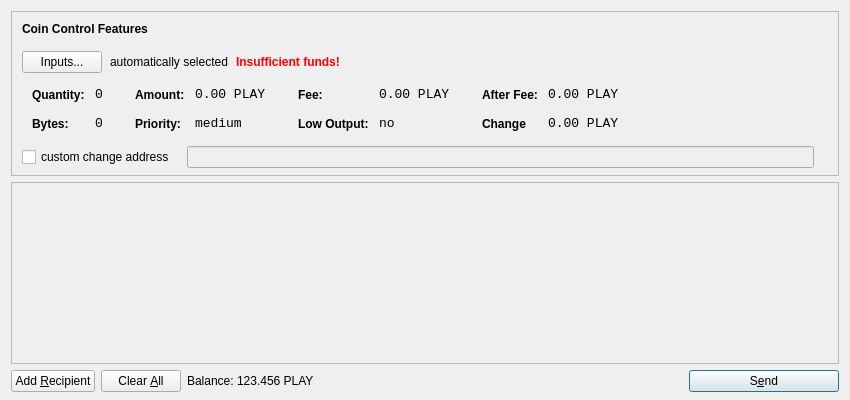
<?xml version="1.0" encoding="UTF-8"?>
<ui version="4.0">
 <class>SendCoinsDialog</class>
 <widget class="QDialog" name="SendCoinsDialog">
  <property name="geometry">
   <rect>
    <x>0</x>
    <y>0</y>
    <width>850</width>
    <height>400</height>
   </rect>
  </property>
  <property name="windowTitle">
   <string>Send Coins</string>
  </property>
  <layout class="QVBoxLayout" name="verticalLayout" stretch="0,1,0">
   <property name="bottomMargin">
    <number>8</number>
   </property>
   <item>
    <widget class="QFrame" name="frameCoinControl">
     <property name="sizePolicy">
      <sizepolicy hsizetype="Expanding" vsizetype="Expanding">
       <horstretch>0</horstretch>
       <verstretch>0</verstretch>
      </sizepolicy>
     </property>
     <property name="maximumSize">
      <size>
       <width>16777215</width>
       <height>16777215</height>
      </size>
     </property>
     <property name="frameShape">
      <enum>QFrame::StyledPanel</enum>
     </property>
     <property name="frameShadow">
      <enum>QFrame::Sunken</enum>
     </property>
     <layout class="QVBoxLayout" name="verticalLayoutCoinControl2">
      <property name="spacing">
       <number>-1</number>
      </property>
      <property name="leftMargin">
       <number>0</number>
      </property>
      <property name="topMargin">
       <number>0</number>
      </property>
      <property name="rightMargin">
       <number>0</number>
      </property>
      <property name="bottomMargin">
       <number>6</number>
      </property>
      <item>
       <layout class="QVBoxLayout" name="verticalLayoutCoinControl" stretch="0,0,0,0,1">
        <property name="spacing">
         <number>0</number>
        </property>
        <property name="leftMargin">
         <number>10</number>
        </property>
        <property name="topMargin">
         <number>10</number>
        </property>
        <item>
         <layout class="QHBoxLayout" name="horizontalLayoutCoinControl1">
          <property name="bottomMargin">
           <number>15</number>
          </property>
          <item>
           <widget class="QLabel" name="labelCoinControlFeatures">
            <property name="sizePolicy">
             <sizepolicy hsizetype="Preferred" vsizetype="Maximum">
              <horstretch>0</horstretch>
              <verstretch>0</verstretch>
             </sizepolicy>
            </property>
            <property name="font">
             <font>
              <weight>75</weight>
              <bold>true</bold>
             </font>
            </property>
            <property name="styleSheet">
             <string notr="true">font-weight:bold;</string>
            </property>
            <property name="text">
             <string>Coin Control Features</string>
            </property>
           </widget>
          </item>
         </layout>
        </item>
        <item>
         <layout class="QHBoxLayout" name="horizontalLayoutCoinControl2" stretch="0,0,0,0">
          <property name="spacing">
           <number>8</number>
          </property>
          <property name="bottomMargin">
           <number>10</number>
          </property>
          <item>
           <widget class="QPushButton" name="pushButtonCoinControl">
            <property name="styleSheet">
             <string notr="true"/>
            </property>
            <property name="text">
             <string>Inputs...</string>
            </property>
           </widget>
          </item>
          <item>
           <widget class="QLabel" name="labelCoinControlAutomaticallySelected">
            <property name="text">
             <string>automatically selected</string>
            </property>
            <property name="margin">
             <number>5</number>
            </property>
           </widget>
          </item>
          <item>
           <widget class="QLabel" name="labelCoinControlInsuffFunds">
            <property name="font">
             <font>
              <weight>75</weight>
              <bold>true</bold>
             </font>
            </property>
            <property name="styleSheet">
             <string notr="true">color:red;font-weight:bold;</string>
            </property>
            <property name="text">
             <string>Insufficient funds!</string>
            </property>
            <property name="margin">
             <number>5</number>
            </property>
           </widget>
          </item>
          <item>
           <spacer name="horizontalSpacerCoinControl">
            <property name="orientation">
             <enum>Qt::Horizontal</enum>
            </property>
            <property name="sizeHint" stdset="0">
             <size>
              <width>40</width>
              <height>1</height>
             </size>
            </property>
           </spacer>
          </item>
         </layout>
        </item>
        <item>
         <widget class="QWidget" name="widgetCoinControl" native="true">
          <property name="sizePolicy">
           <sizepolicy hsizetype="Preferred" vsizetype="Preferred">
            <horstretch>0</horstretch>
            <verstretch>0</verstretch>
           </sizepolicy>
          </property>
          <property name="minimumSize">
           <size>
            <width>0</width>
            <height>0</height>
           </size>
          </property>
          <property name="styleSheet">
           <string notr="true"/>
          </property>
          <layout class="QHBoxLayout" name="horizontalLayoutCoinControl5">
           <property name="margin">
            <number>0</number>
           </property>
           <item>
            <layout class="QHBoxLayout" name="horizontalLayoutCoinControl3" stretch="0,0,0,1">
             <property name="spacing">
              <number>20</number>
             </property>
             <property name="topMargin">
              <number>0</number>
             </property>
             <property name="bottomMargin">
              <number>10</number>
             </property>
             <item>
              <layout class="QFormLayout" name="formLayoutCoinControl1">
               <property name="horizontalSpacing">
                <number>10</number>
               </property>
               <property name="verticalSpacing">
                <number>14</number>
               </property>
               <property name="leftMargin">
                <number>10</number>
               </property>
               <property name="topMargin">
                <number>4</number>
               </property>
               <property name="rightMargin">
                <number>6</number>
               </property>
               <item row="0" column="0">
                <widget class="QLabel" name="labelCoinControlQuantityText">
                 <property name="styleSheet">
                  <string notr="true">font-weight:bold;</string>
                 </property>
                 <property name="text">
                  <string>Quantity:</string>
                 </property>
                 <property name="margin">
                  <number>0</number>
                 </property>
                </widget>
               </item>
               <item row="0" column="1">
                <widget class="QLabel" name="labelCoinControlQuantity">
                 <property name="font">
                  <font>
                   <family>Monospace</family>
                   <pointsize>10</pointsize>
                  </font>
                 </property>
                 <property name="cursor">
                  <cursorShape>IBeamCursor</cursorShape>
                 </property>
                 <property name="contextMenuPolicy">
                  <enum>Qt::ActionsContextMenu</enum>
                 </property>
                 <property name="text">
                  <string>0</string>
                 </property>
                 <property name="margin">
                  <number>0</number>
                 </property>
                 <property name="textInteractionFlags">
                  <set>Qt::LinksAccessibleByMouse|Qt::TextSelectableByKeyboard|Qt::TextSelectableByMouse</set>
                 </property>
                </widget>
               </item>
               <item row="1" column="0">
                <widget class="QLabel" name="labelCoinControlBytesText">
                 <property name="styleSheet">
                  <string notr="true">font-weight:bold;</string>
                 </property>
                 <property name="text">
                  <string>Bytes:</string>
                 </property>
                </widget>
               </item>
               <item row="1" column="1">
                <widget class="QLabel" name="labelCoinControlBytes">
                 <property name="font">
                  <font>
                   <family>Monospace</family>
                   <pointsize>10</pointsize>
                  </font>
                 </property>
                 <property name="cursor">
                  <cursorShape>IBeamCursor</cursorShape>
                 </property>
                 <property name="contextMenuPolicy">
                  <enum>Qt::ActionsContextMenu</enum>
                 </property>
                 <property name="text">
                  <string>0</string>
                 </property>
                 <property name="textInteractionFlags">
                  <set>Qt::LinksAccessibleByMouse|Qt::TextSelectableByKeyboard|Qt::TextSelectableByMouse</set>
                 </property>
                </widget>
               </item>
              </layout>
             </item>
             <item>
              <layout class="QFormLayout" name="formLayoutCoinControl2">
               <property name="horizontalSpacing">
                <number>10</number>
               </property>
               <property name="verticalSpacing">
                <number>14</number>
               </property>
               <property name="leftMargin">
                <number>6</number>
               </property>
               <property name="topMargin">
                <number>4</number>
               </property>
               <property name="rightMargin">
                <number>6</number>
               </property>
               <item row="0" column="0">
                <widget class="QLabel" name="labelCoinControlAmountText">
                 <property name="styleSheet">
                  <string notr="true">font-weight:bold;</string>
                 </property>
                 <property name="text">
                  <string>Amount:</string>
                 </property>
                 <property name="margin">
                  <number>0</number>
                 </property>
                </widget>
               </item>
               <item row="0" column="1">
                <widget class="QLabel" name="labelCoinControlAmount">
                 <property name="font">
                  <font>
                   <family>Monospace</family>
                   <pointsize>10</pointsize>
                  </font>
                 </property>
                 <property name="cursor">
                  <cursorShape>IBeamCursor</cursorShape>
                 </property>
                 <property name="contextMenuPolicy">
                  <enum>Qt::ActionsContextMenu</enum>
                 </property>
                 <property name="text">
                  <string>0.00 PLAY</string>
                 </property>
                 <property name="textInteractionFlags">
                  <set>Qt::LinksAccessibleByMouse|Qt::TextSelectableByKeyboard|Qt::TextSelectableByMouse</set>
                 </property>
                </widget>
               </item>
               <item row="1" column="0">
                <widget class="QLabel" name="labelCoinControlPriorityText">
                 <property name="styleSheet">
                  <string notr="true">font-weight:bold;</string>
                 </property>
                 <property name="text">
                  <string>Priority:</string>
                 </property>
                </widget>
               </item>
               <item row="1" column="1">
                <widget class="QLabel" name="labelCoinControlPriority">
                 <property name="font">
                  <font>
                   <family>Monospace</family>
                   <pointsize>10</pointsize>
                  </font>
                 </property>
                 <property name="cursor">
                  <cursorShape>IBeamCursor</cursorShape>
                 </property>
                 <property name="contextMenuPolicy">
                  <enum>Qt::ActionsContextMenu</enum>
                 </property>
                 <property name="text">
                  <string>medium</string>
                 </property>
                 <property name="textInteractionFlags">
                  <set>Qt::LinksAccessibleByMouse|Qt::TextSelectableByKeyboard|Qt::TextSelectableByMouse</set>
                 </property>
                </widget>
               </item>
              </layout>
             </item>
             <item>
              <layout class="QFormLayout" name="formLayoutCoinControl3">
               <property name="horizontalSpacing">
                <number>10</number>
               </property>
               <property name="verticalSpacing">
                <number>14</number>
               </property>
               <property name="leftMargin">
                <number>6</number>
               </property>
               <property name="topMargin">
                <number>4</number>
               </property>
               <property name="rightMargin">
                <number>6</number>
               </property>
               <item row="0" column="0">
                <widget class="QLabel" name="labelCoinControlFeeText">
                 <property name="styleSheet">
                  <string notr="true">font-weight:bold;</string>
                 </property>
                 <property name="text">
                  <string>Fee:</string>
                 </property>
                 <property name="margin">
                  <number>0</number>
                 </property>
                </widget>
               </item>
               <item row="0" column="1">
                <widget class="QLabel" name="labelCoinControlFee">
                 <property name="font">
                  <font>
                   <family>Monospace</family>
                   <pointsize>10</pointsize>
                  </font>
                 </property>
                 <property name="cursor">
                  <cursorShape>IBeamCursor</cursorShape>
                 </property>
                 <property name="contextMenuPolicy">
                  <enum>Qt::ActionsContextMenu</enum>
                 </property>
                 <property name="text">
                  <string>0.00 PLAY</string>
                 </property>
                 <property name="textInteractionFlags">
                  <set>Qt::LinksAccessibleByMouse|Qt::TextSelectableByKeyboard|Qt::TextSelectableByMouse</set>
                 </property>
                </widget>
               </item>
               <item row="1" column="0">
                <widget class="QLabel" name="labelCoinControlLowOutputText">
                 <property name="styleSheet">
                  <string notr="true">font-weight:bold;</string>
                 </property>
                 <property name="text">
                  <string>Low Output:</string>
                 </property>
                </widget>
               </item>
               <item row="1" column="1">
                <widget class="QLabel" name="labelCoinControlLowOutput">
                 <property name="font">
                  <font>
                   <family>Monospace</family>
                   <pointsize>10</pointsize>
                  </font>
                 </property>
                 <property name="cursor">
                  <cursorShape>IBeamCursor</cursorShape>
                 </property>
                 <property name="contextMenuPolicy">
                  <enum>Qt::ActionsContextMenu</enum>
                 </property>
                 <property name="text">
                  <string>no</string>
                 </property>
                 <property name="textInteractionFlags">
                  <set>Qt::LinksAccessibleByMouse|Qt::TextSelectableByKeyboard|Qt::TextSelectableByMouse</set>
                 </property>
                </widget>
               </item>
              </layout>
             </item>
             <item>
              <layout class="QFormLayout" name="formLayoutCoinControl4">
               <property name="horizontalSpacing">
                <number>10</number>
               </property>
               <property name="verticalSpacing">
                <number>14</number>
               </property>
               <property name="leftMargin">
                <number>6</number>
               </property>
               <property name="topMargin">
                <number>4</number>
               </property>
               <property name="rightMargin">
                <number>6</number>
               </property>
               <item row="0" column="0">
                <widget class="QLabel" name="labelCoinControlAfterFeeText">
                 <property name="styleSheet">
                  <string notr="true">font-weight:bold;</string>
                 </property>
                 <property name="text">
                  <string>After Fee:</string>
                 </property>
                 <property name="margin">
                  <number>0</number>
                 </property>
                </widget>
               </item>
               <item row="0" column="1">
                <widget class="QLabel" name="labelCoinControlAfterFee">
                 <property name="font">
                  <font>
                   <family>Monospace</family>
                   <pointsize>10</pointsize>
                  </font>
                 </property>
                 <property name="cursor">
                  <cursorShape>IBeamCursor</cursorShape>
                 </property>
                 <property name="contextMenuPolicy">
                  <enum>Qt::ActionsContextMenu</enum>
                 </property>
                 <property name="text">
                  <string>0.00 PLAY</string>
                 </property>
                 <property name="textInteractionFlags">
                  <set>Qt::LinksAccessibleByMouse|Qt::TextSelectableByKeyboard|Qt::TextSelectableByMouse</set>
                 </property>
                </widget>
               </item>
               <item row="1" column="0">
                <widget class="QLabel" name="labelCoinControlChangeText">
                 <property name="styleSheet">
                  <string notr="true">font-weight:bold;</string>
                 </property>
                 <property name="text">
                  <string>Change</string>
                 </property>
                </widget>
               </item>
               <item row="1" column="1">
                <widget class="QLabel" name="labelCoinControlChange">
                 <property name="font">
                  <font>
                   <family>Monospace</family>
                   <pointsize>10</pointsize>
                  </font>
                 </property>
                 <property name="cursor">
                  <cursorShape>IBeamCursor</cursorShape>
                 </property>
                 <property name="contextMenuPolicy">
                  <enum>Qt::ActionsContextMenu</enum>
                 </property>
                 <property name="text">
                  <string>0.00 PLAY</string>
                 </property>
                 <property name="textInteractionFlags">
                  <set>Qt::LinksAccessibleByMouse|Qt::TextSelectableByKeyboard|Qt::TextSelectableByMouse</set>
                 </property>
                </widget>
               </item>
              </layout>
             </item>
            </layout>
           </item>
          </layout>
         </widget>
        </item>
        <item>
         <layout class="QHBoxLayout" name="horizontalLayoutCoinControl4" stretch="0,0,0">
          <property name="spacing">
           <number>12</number>
          </property>
          <property name="sizeConstraint">
           <enum>QLayout::SetDefaultConstraint</enum>
          </property>
          <property name="topMargin">
           <number>5</number>
          </property>
          <property name="rightMargin">
           <number>5</number>
          </property>
          <item>
           <widget class="QCheckBox" name="checkBoxCoinControlChange">
            <property name="text">
             <string>custom change address</string>
            </property>
           </widget>
          </item>
          <item>
           <widget class="QLineEdit" name="lineEditCoinControlChange">
            <property name="enabled">
             <bool>false</bool>
            </property>
            <property name="sizePolicy">
             <sizepolicy hsizetype="Expanding" vsizetype="Fixed">
              <horstretch>0</horstretch>
              <verstretch>0</verstretch>
             </sizepolicy>
            </property>
           </widget>
          </item>
          <item>
           <widget class="QLabel" name="labelCoinControlChangeLabel">
            <property name="sizePolicy">
             <sizepolicy hsizetype="Preferred" vsizetype="Expanding">
              <horstretch>0</horstretch>
              <verstretch>0</verstretch>
             </sizepolicy>
            </property>
            <property name="minimumSize">
             <size>
              <width>0</width>
              <height>0</height>
             </size>
            </property>
            <property name="text">
             <string/>
            </property>
            <property name="margin">
             <number>3</number>
            </property>
           </widget>
          </item>
         </layout>
        </item>
        <item>
         <spacer name="verticalSpacerCoinControl">
          <property name="orientation">
           <enum>Qt::Vertical</enum>
          </property>
          <property name="sizeHint" stdset="0">
           <size>
            <width>800</width>
            <height>1</height>
           </size>
          </property>
         </spacer>
        </item>
       </layout>
      </item>
     </layout>
    </widget>
   </item>
   <item>
    <widget class="QScrollArea" name="scrollArea">
     <property name="widgetResizable">
      <bool>true</bool>
     </property>
     <widget class="QWidget" name="scrollAreaWidgetContents">
      <property name="geometry">
       <rect>
        <x>0</x>
        <y>0</y>
        <width>830</width>
        <height>165</height>
       </rect>
      </property>
      <layout class="QVBoxLayout" name="verticalLayout_2">
       <property name="margin">
        <number>0</number>
       </property>
       <item>
        <layout class="QVBoxLayout" name="entries">
         <property name="spacing">
          <number>6</number>
         </property>
        </layout>
       </item>
       <item>
        <spacer name="verticalSpacer">
         <property name="orientation">
          <enum>Qt::Vertical</enum>
         </property>
         <property name="sizeHint" stdset="0">
          <size>
           <width>20</width>
           <height>40</height>
          </size>
         </property>
        </spacer>
       </item>
      </layout>
     </widget>
    </widget>
   </item>
   <item>
    <layout class="QHBoxLayout" name="horizontalLayout">
     <item>
      <widget class="QPushButton" name="addButton">
       <property name="toolTip">
        <string>Send to multiple recipients at once</string>
       </property>
       <property name="text">
        <string>Add &amp;Recipient</string>
       </property>
       <property name="icon">
        <iconset resource="../bitcoin.qrc">
         <normaloff>:/icons/add</normaloff>:/icons/add</iconset>
       </property>
       <property name="autoDefault">
        <bool>false</bool>
       </property>
      </widget>
     </item>
     <item>
      <widget class="QPushButton" name="clearButton">
       <property name="sizePolicy">
        <sizepolicy hsizetype="Minimum" vsizetype="Fixed">
         <horstretch>0</horstretch>
         <verstretch>0</verstretch>
        </sizepolicy>
       </property>
       <property name="toolTip">
        <string>Remove all transaction fields</string>
       </property>
       <property name="text">
        <string>Clear &amp;All</string>
       </property>
       <property name="icon">
        <iconset resource="../bitcoin.qrc">
         <normaloff>:/icons/remove</normaloff>:/icons/remove</iconset>
       </property>
       <property name="autoRepeatDelay">
        <number>300</number>
       </property>
       <property name="autoDefault">
        <bool>false</bool>
       </property>
      </widget>
     </item>
     <item>
      <layout class="QHBoxLayout" name="horizontalLayout_2">
       <property name="spacing">
        <number>3</number>
       </property>
       <item>
        <widget class="QLabel" name="label">
         <property name="sizePolicy">
          <sizepolicy hsizetype="Preferred" vsizetype="Fixed">
           <horstretch>0</horstretch>
           <verstretch>0</verstretch>
          </sizepolicy>
         </property>
         <property name="text">
          <string>Balance:</string>
         </property>
        </widget>
       </item>
       <item>
        <widget class="QLabel" name="labelBalance">
         <property name="sizePolicy">
          <sizepolicy hsizetype="Preferred" vsizetype="Fixed">
           <horstretch>0</horstretch>
           <verstretch>0</verstretch>
          </sizepolicy>
         </property>
         <property name="cursor">
          <cursorShape>IBeamCursor</cursorShape>
         </property>
         <property name="text">
          <string>123.456 PLAY</string>
         </property>
         <property name="textInteractionFlags">
          <set>Qt::LinksAccessibleByMouse|Qt::TextSelectableByKeyboard|Qt::TextSelectableByMouse</set>
         </property>
        </widget>
       </item>
      </layout>
     </item>
     <item>
      <spacer name="horizontalSpacer">
       <property name="orientation">
        <enum>Qt::Horizontal</enum>
       </property>
       <property name="sizeHint" stdset="0">
        <size>
         <width>40</width>
         <height>20</height>
        </size>
       </property>
      </spacer>
     </item>
     <item>
      <widget class="QPushButton" name="sendButton">
       <property name="minimumSize">
        <size>
         <width>150</width>
         <height>0</height>
        </size>
       </property>
       <property name="toolTip">
        <string>Confirm the send action</string>
       </property>
       <property name="text">
        <string>S&amp;end</string>
       </property>
       <property name="icon">
        <iconset resource="../bitcoin.qrc">
         <normaloff>:/icons/send</normaloff>:/icons/send</iconset>
       </property>
       <property name="default">
        <bool>true</bool>
       </property>
      </widget>
     </item>
    </layout>
   </item>
  </layout>
 </widget>
 <resources>
  <include location="../bitcoin.qrc"/>
 </resources>
 <connections/>
</ui>
